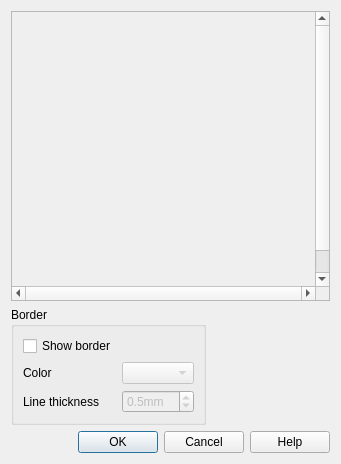
<?xml version="1.0" encoding="UTF-8"?>
<ui version="4.0">
 <class>ImageElement</class>
 <widget class="QWidget" name="ImageElement">
  <property name="geometry">
   <rect>
    <x>0</x>
    <y>0</y>
    <width>341</width>
    <height>464</height>
   </rect>
  </property>
  <property name="windowTitle">
   <string>Image Element Properties</string>
  </property>
  <layout class="QGridLayout" name="gridLayout_2">
   <item row="0" column="0" colspan="2">
    <widget class="QScrollArea" name="PreviewFrame">
     <property name="sizePolicy">
      <sizepolicy hsizetype="Expanding" vsizetype="Expanding">
       <horstretch>100</horstretch>
       <verstretch>100</verstretch>
      </sizepolicy>
     </property>
     <property name="minimumSize">
      <size>
       <width>0</width>
       <height>0</height>
      </size>
     </property>
     <property name="toolTip">
      <string>&lt;html&gt;&lt;head/&gt;&lt;body&gt;Click and drag to select the area of the pattern to be displayed.&lt;br /&gt;Grayed out areas have already been selected on this or other pages.&lt;/body&gt;&lt;/html&gt;</string>
     </property>
     <property name="verticalScrollBarPolicy">
      <enum>Qt::ScrollBarAlwaysOn</enum>
     </property>
     <property name="horizontalScrollBarPolicy">
      <enum>Qt::ScrollBarAlwaysOn</enum>
     </property>
     <property name="widgetResizable">
      <bool>false</bool>
     </property>
     <property name="alignment">
      <set>Qt::AlignCenter</set>
     </property>
     <widget class="QWidget" name="scrollAreaWidgetContents">
      <property name="geometry">
       <rect>
        <x>1</x>
        <y>1</y>
        <width>300</width>
        <height>300</height>
       </rect>
      </property>
     </widget>
    </widget>
   </item>
   <item row="1" column="0">
    <widget class="QGroupBox" name="groupBox">
     <property name="title">
      <string>Border</string>
     </property>
     <layout class="QGridLayout" name="gridLayout">
      <item row="0" column="0">
       <widget class="QCheckBox" name="ShowBorder">
        <property name="text">
         <string>Show border</string>
        </property>
       </widget>
      </item>
      <item row="1" column="0">
       <widget class="QLabel" name="label">
        <property name="text">
         <string comment="Label for color value">Color</string>
        </property>
       </widget>
      </item>
      <item row="1" column="1">
       <widget class="KColorCombo" name="BorderColor">
        <property name="enabled">
         <bool>false</bool>
        </property>
       </widget>
      </item>
      <item row="2" column="0">
       <widget class="QLabel" name="label_2">
        <property name="text">
         <string>Line thickness</string>
        </property>
       </widget>
      </item>
      <item row="2" column="1">
       <widget class="QDoubleSpinBox" name="BorderThickness">
        <property name="enabled">
         <bool>false</bool>
        </property>
        <property name="toolTip">
         <string>Thickness of the border in 1/10 mm</string>
        </property>
        <property name="suffix">
         <string>mm</string>
        </property>
        <property name="decimals">
         <number>1</number>
        </property>
        <property name="minimum">
         <double>0.100000000000000</double>
        </property>
        <property name="maximum">
         <double>10.000000000000000</double>
        </property>
        <property name="singleStep">
         <double>0.100000000000000</double>
        </property>
        <property name="value">
         <double>0.500000000000000</double>
        </property>
       </widget>
      </item>
     </layout>
    </widget>
   </item>
   <item row="1" column="1">
    <spacer name="horizontalSpacer">
     <property name="orientation">
      <enum>Qt::Horizontal</enum>
     </property>
     <property name="sizeHint" stdset="0">
      <size>
       <width>102</width>
       <height>20</height>
      </size>
     </property>
    </spacer>
   </item>
   <item row="2" column="0" colspan="2">
    <widget class="QDialogButtonBox" name="DialogButtonBox">
     <property name="standardButtons">
      <set>QDialogButtonBox::Cancel|QDialogButtonBox::Help|QDialogButtonBox::Ok</set>
     </property>
    </widget>
   </item>
  </layout>
 </widget>
 <customwidgets>
  <customwidget>
   <class>KColorCombo</class>
   <extends>QComboBox</extends>
   <header>kcolorcombo.h</header>
  </customwidget>
 </customwidgets>
 <resources/>
 <connections/>
</ui>
